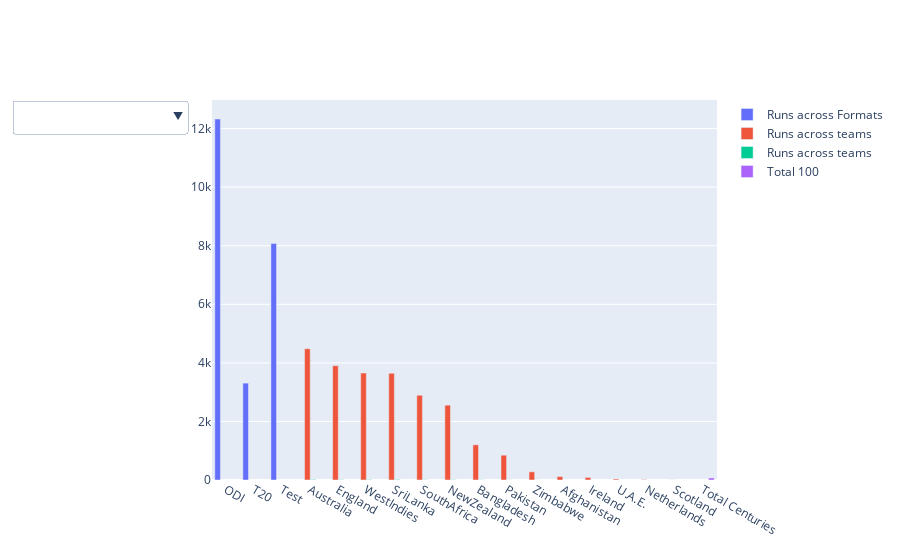

The cell this chart's notebook holds for it:
### Code cell
plot1.update_layout(
    updatemenus=[
        dict(
            active=0,
            buttons=list([
                dict(label="",
                    method="update",
                    args=[{"visible": [False]},
                        {"title": "Virat Kohli Records"}]),
                dict(label="Runs across Formats",
                    method="update",
                    args=[{"visible": [True, False,False,False,False,False]},
                        {"title": "Virat Kohli Records",
                            }]),
                dict(label="Runs across Teams",
                    method="update",
                    args=[{"visible": [False,True,False,False,False,False]},
                        {"title": "Virat Kohli Records",
                            }]),
                dict(label="Centuries across Teams",
                    method="update",
                    args=[{"visible": [False,False,True,False,False]},
                        {"title": "Virat Kohli Records",
                            }]),
                dict(label="Centuries",
                    method="update",
                    args=[{"visible": [False,False,False,True]},
                        {"title": "Virat Kohli Records",
                            }])     ]))])
plot1.show()

### Figure 1 — Plotly figure (JSON) as saved in the notebook; plotly's stock layout.template omitted (floating-point values rounded to 4 significant figures)
{"data": [{"name": "Runs across Formats", "type": "bar", "x": ["ODI", "T20", "Test"], "y": [12327, 3308, 8074]}, {"name": "Runs across teams", "type": "bar", "x": ["Australia", "England", "WestIndies", "SriLanka", "SouthAfrica", "NewZealand", "Bangladesh", "Pakistan", "Zimbabwe", "Afghanistan", "Ireland", "U.A.E.", "Netherlands", "Scotland"], "y": [4483, 3903, 3653, 3644, 2893, 2555, 1201, 847, 279, 117, 87, 33, 12, 2]}, {"name": "Runs across teams", "type": "bar", "x": ["Australia", "SriLanka", "WestIndies", "England", "NewZealand", "SouthAfrica", "Bangladesh", "Pakistan", "Zimbabwe"], "y": [15, 13, 11, 8, 8, 7, 5, 2, 1]}, {"name": "Total 100", "type": "bar", "x": ["Total Centuries"], "y": [70]}], "layout": {"updatemenus": [{"active": 0, "buttons": [{"args": [{"visible": [false]}, {"title": "Virat Kohli Records"}], "label": "", "method": "update"}, {"args": [{"visible": [true, false, false, false, false, false]}, {"title": "Virat Kohli Records"}], "label": "Runs across Formats", "method": "update"}, {"args": [{"visible": [false, true, false, false, false, false]}, {"title": "Virat Kohli Records"}], "label": "Runs across Teams", "method": "update"}, {"args": [{"visible": [false, false, true, false, false]}, {"title": "Virat Kohli Records"}], "label": "Centuries across Teams", "method": "update"}, {"args": [{"visible": [false, false, false, true]}, {"title": "Virat Kohli Records"}], "label": "Centuries", "method": "update"}]}]}}
